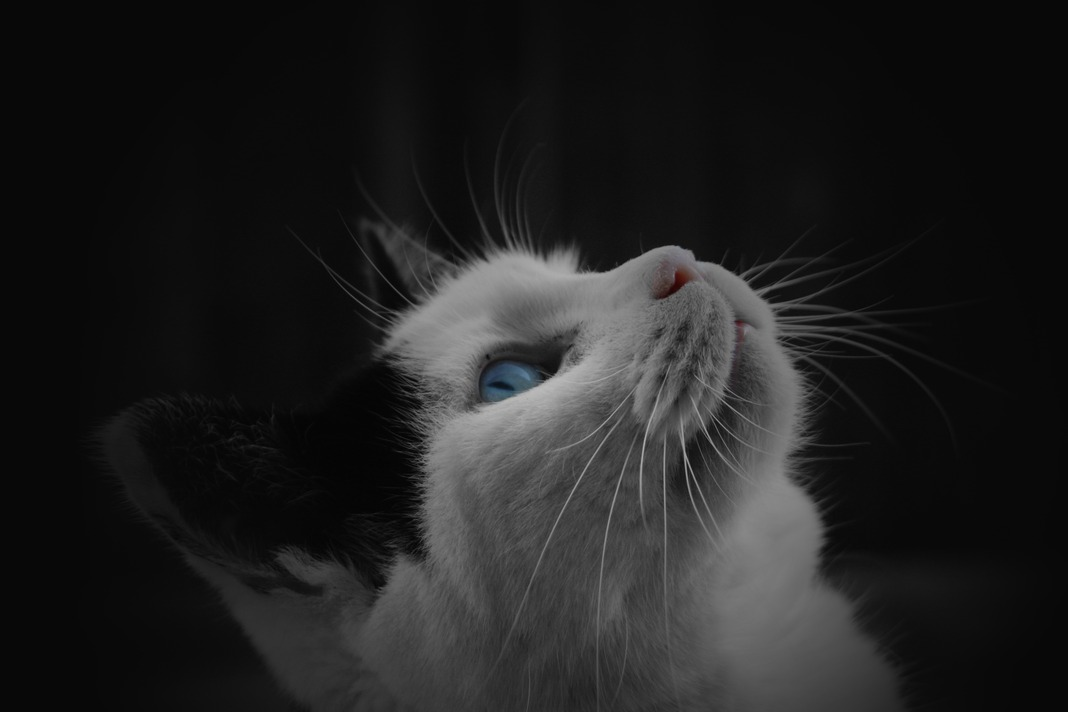
#> input picture opencv_project/image.jpg, 1068 x 712 px, found by its file name
$ python contourdetection.py
#> lines starting #> are read from the running program, lines starting #| are printed output that depends on the picture; after the words box and inside, x2 and y2 are one past the last pixel; in counts of white or black regions, pixels touching at a corner belong together
import cv2
import numpy as np

# Read the image
img = cv2.imread("image.jpg")
#> img is the input picture: shape (712, 1068, 3); mean B, G, R 32, 31.9, 31.9

if img is None:
    print("Error: image.jpg not found!")
    exit()
gray = cv2.cvtColor(img, cv2.COLOR_BGR2GRAY)
blur = cv2.GaussianBlur(gray, (5, 5), 0)
canny = cv2.Canny(blur, 125, 175)
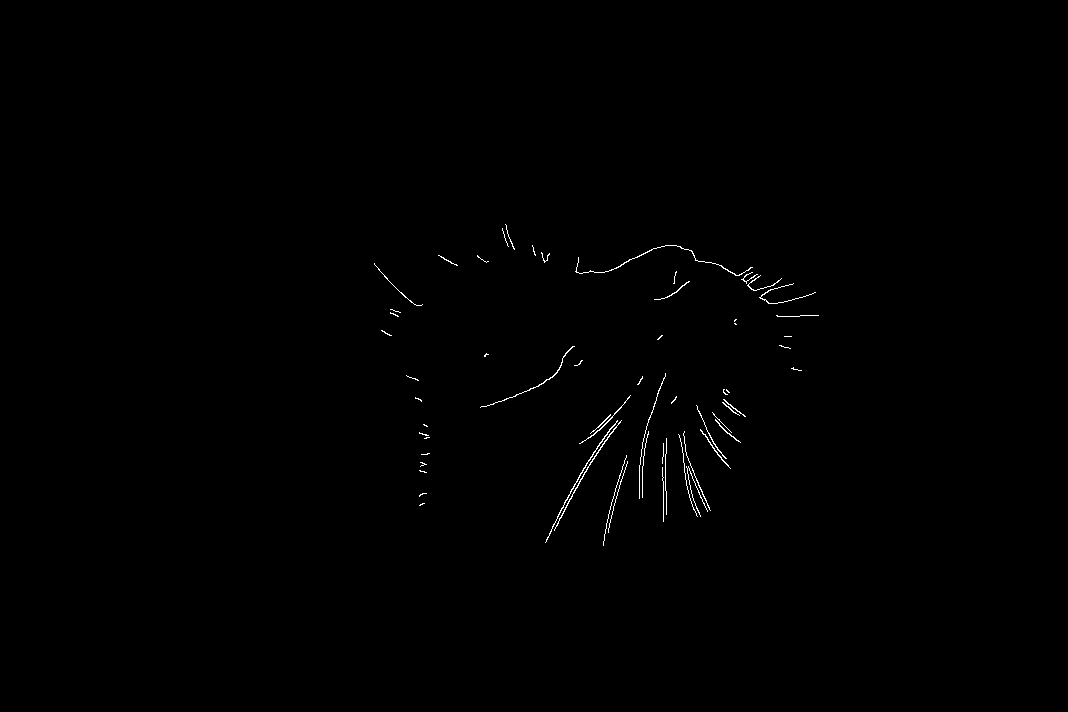
#> canny: shape (712, 1068); 0.36% white in thin lines or dots, all inside (x1, y1, x2, y2) = (374, 224, 819, 546)
contours, hierarchy = cv2.findContours(
    canny,
    cv2.RETR_TREE,
    cv2.CHAIN_APPROX_SIMPLE
)
#> contours = 60 contours, 53 with area under 20; largest, box (x1, y1, x2, y2) and area: (545, 420, 618, 543) 60, (554, 420, 622, 531) 59, (575, 245, 753, 276) 42, (480, 346, 575, 408) 37, (579, 395, 631, 444) 32, (700, 429, 731, 469) 27, (715, 419, 741, 443) 20

print(f"{len(contours)} contour(s) found.")
#| 60 contour(s) found.
contour_img = img.copy()
cv2.drawContours(
    contour_img,
    contours,
    -1,                 # Draw all contours
    (0, 255, 0),        # Green color
    2                   # Thickness
)
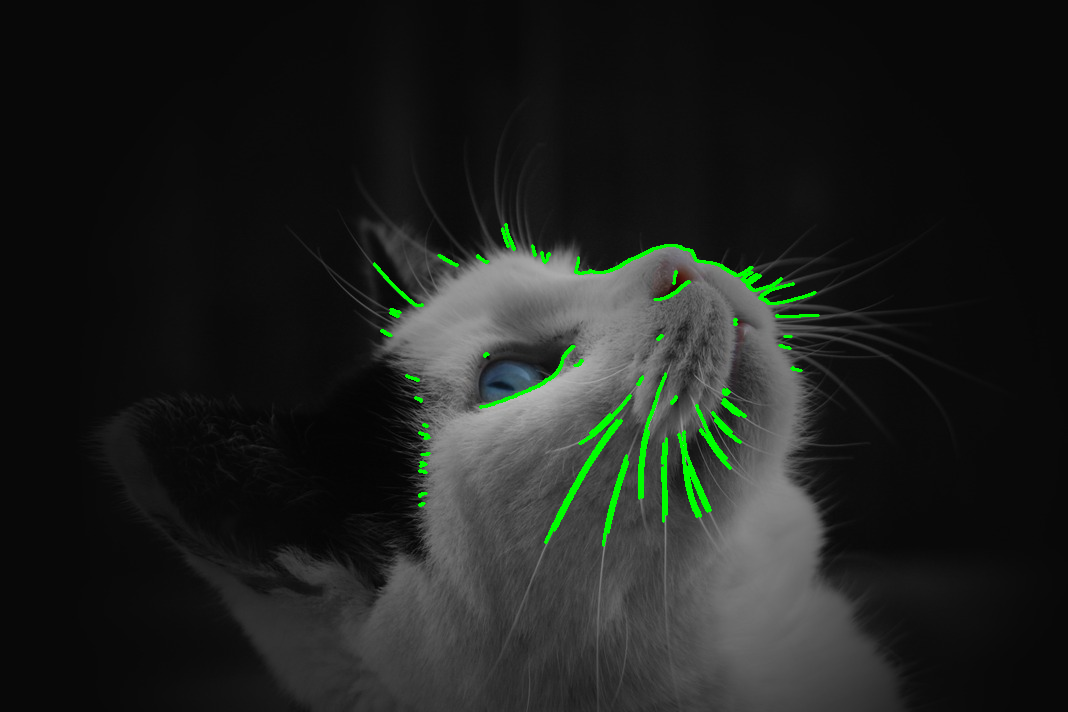
#> contour_img: shape (712, 1068, 3); 1.12% of pixels changed, all inside (x1, y1, x2, y2) = (373, 223, 820, 547)

cv2.imshow("Original Image", img)
cv2.imshow("Gray", gray)
cv2.imshow("Canny Edge", canny)
cv2.imshow("Contours", contour_img)
cv2.waitKey(0)
cv2.destroyAllWindows()

$ run again, with opencv_project/chessboard2.jpg copied over opencv_project/image.jpg
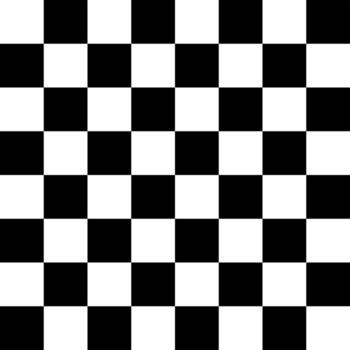
#> input picture opencv_project/chessboard2.jpg, 350 x 350 px, found by its file name
#> img is the input picture: shape (350, 350, 3); min 0, max 255, mean 127.5
#> `canny = cv2.Canny(blur, 125, 175)`:
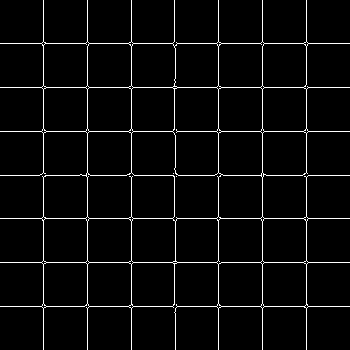
#> canny: shape (350, 350); 4% white in thin lines or dots
#> contours = 67 contours, 36 with area under 20; largest, box (x1, y1, x2, y2) and area: (0, 0, 350, 350) 63492, (131, 131, 222, 222) 3838, (172, 87, 219, 176) 3818, (86, 172, 175, 219) 3749, (216, 218, 263, 265) 1936
#| 67 contour(s) found.
#> `cv2.drawContours( contour_img, contours, -1,`:
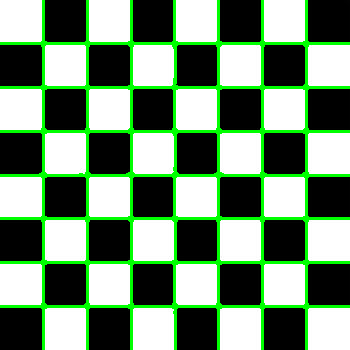
#> contour_img: shape (350, 350, 3); 11.93% of pixels changed, all inside (x1, y1, x2, y2) = (0, 0, 350, 350)
